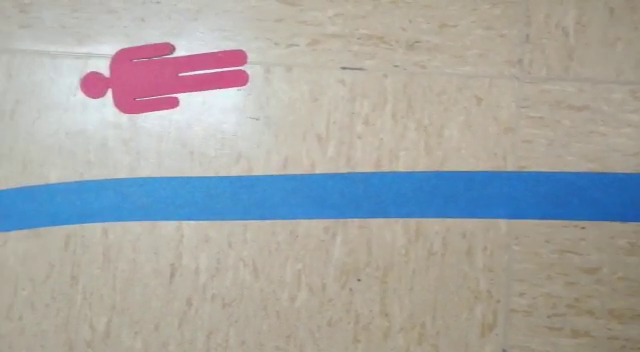
#> input picture resources/imgs/tr_img.png, 640 x 352 px, found by its file name
$ python prac_run.py   (older library calls are emulated)
#> lines starting #> are read from the running program, lines starting #| are printed output that depends on the picture; pictures that were not available may be replaced by others from this repository, and a replacement may not be noted
### proyectoRobotica-v3.0/lib/tr_img.py
# coding=UTF-8
import cv2
from scipy.misc import imread
import numpy as np

def get_tr_img(old = False):
    # Leo las imagenes de entrenamiento
#> called with old = False
    if old:
        trImg = imread('resources/imgs/tr_img_old.png')
        trImgPaint = imread('resources/imgs/tr_img_old_paint.png')
    else:
        trImg = imread('resources/imgs/tr_img.png')
#> trImg is the input picture: shape (352, 640, 3); mean R, G, B 165.1, 166.1, 164.7
        trImgPaint = imread('resources/imgs/tr_img_paint.png')
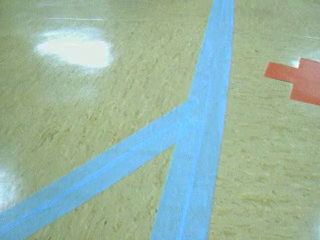
#> input picture resources/imgs/tr_img_old.png, 320 x 240 px, given in place of tr_img_paint.png, which was not available
#> trImgPaint is the input picture: shape (240, 320, 3); mean R, G, B 152.2, 181.3, 164.4

    # Saco todos los puntos marcados en rojo/verde/azul
    data_marca = trImg[np.where(np.all(np.equal(trImgPaint,(255,0,0)),2))]
#> data_marca = empty array
    data_fondo = trImg[np.where(np.all(np.equal(trImgPaint,(0,255,0)),2))]
#> data_fondo = empty array
    data_linea = trImg[np.where(np.all(np.equal(trImgPaint,(0,0,255)),2))]
#> data_linea = empty array

    labels_marca = np.zeros(data_marca.shape[0],np.int8) + 2
#> labels_marca = empty array
    labels_fondo = np.zeros(data_fondo.shape[0],np.int8)
#> labels_fondo = empty array
    labels_linea = np.ones(data_linea.shape[0],np.int8)
#> labels_linea = empty array

    data = np.concatenate([data_marca, data_fondo, data_linea])
#> data = empty array
    data = ((data+0.0) / np.sum(data,1)[:,np.newaxis])[:,:2]
    labels = np.concatenate([labels_marca,labels_fondo, labels_linea])
#> labels = empty array

    return data, labels

### proyectoRobotica-v3.0/image-segmentation/prac_run.py
# coding=UTF-8
# Librerías externas
import cv2
from scipy.misc import imread, imsave
from matplotlib import pyplot as plt
import numpy as np
import time
from sklearn import discriminant_analysis as da

# Librerías internas
from lib import tr_img
from lib import analisis
from lib import geometry as geo
from lib import binarize_image as bin
from lib import hu_moments as hu
from lib import mahalanobis as mahalanobis

print("Pulsar 'Espacio' para detener el vídeo o 'q' para terminar la ejecución")

start = time.time()

# Datos de entrenamiento del segmentador
data, labels = tr_img.get_tr_img()
#> data = empty array; labels = empty array

# Creo y entreno el segmentador
#> (the run stopped early here; a loop or call above may not have finished)

$ run again, starting later in the video
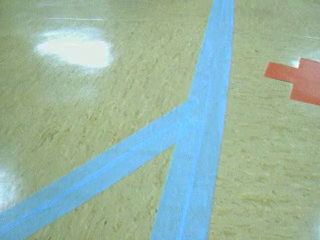
#> input picture resources/imgs/tr_img_old.png, 320 x 240 px, given in place of tr_img.png, which was not available
#> in get_tr_img, trImg is the input picture: shape (240, 320, 3); mean R, G, B 152.2, 181.3, 164.4
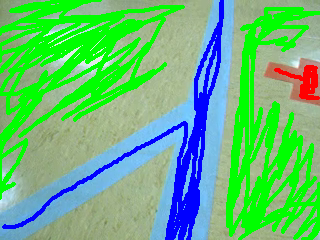
#> input picture resources/imgs/tr_img_old_paint.png, 320 x 240 px, given in place of tr_img_paint.png, which was not available
#> in get_tr_img, trImgPaint is the input picture: shape (240, 320, 3); mean R, G, B 101.7, 187.3, 123.5
#> data_marca = 638 rows, first 8: [177, 138, 126], [184, 145, 133], [182, 137, 132], [187, 142, 137], [188, 143, 138], [189, 144, 139], [189, 146, 140], [182, 139, 133]
#> in get_tr_img, `data = ((data+0.0) / np.sum(data,1)[:,np.newaxis])[:,:2]`: data = 25933 pairs, first value 0.184 to 0.495, second value 0.288 to 0.4
